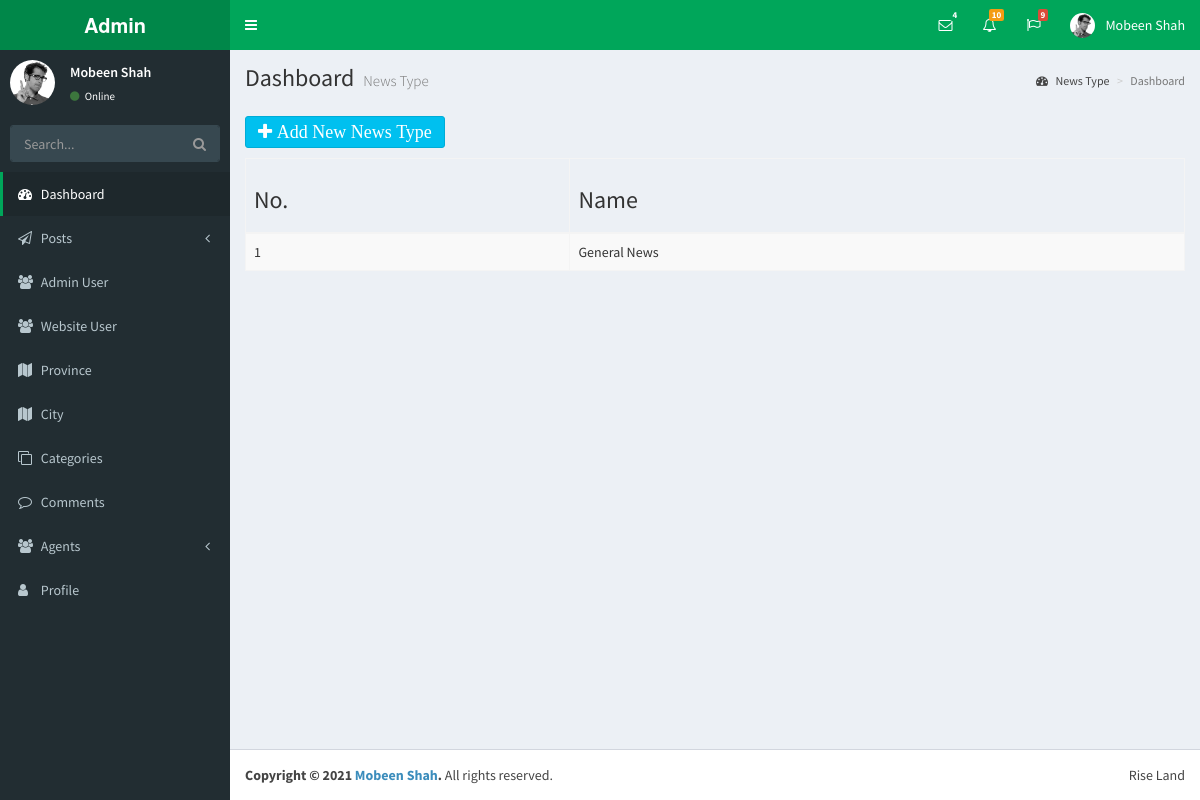
The page /Admin/news-type.php (signed in) on the database as committed earlier.
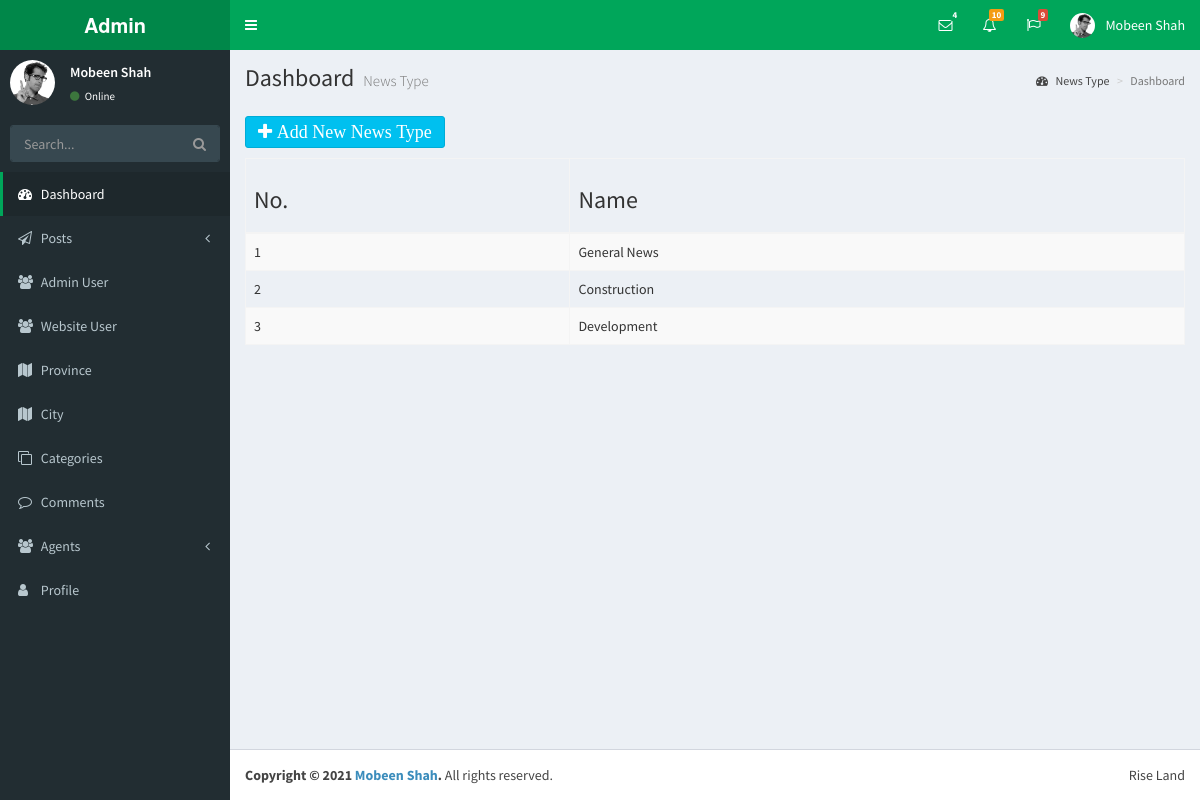
The same page on the database as committed later.
### tables this page shows
CREATE TABLE `news_type` (
  `news_type_id` int(20) NOT NULL,
  `news_type_name` varchar(255) NOT NULL
);

### Admin/news-type.php (the view, shortened to what this page needs)
<?php session_start();
  if(!isset($_SESSION["adminid"])){
    header ("Location: login.php");
  }else{
?>
  <?php include ('include/header.php'); ?>
  <?php include ('include/sidebar.php'); ?>
  <div class="content-wrapper">
    <section class="content-header">
      <h1>
        Dashboard
        <small>News Type</small>
      </h1>
      <ol class="breadcrumb">
        <li><a href="news-type.php"><i class="fa fa-dashboard"></i> News Type</a></li>
        <li class="active">Dashboard</li>
      </ol>
    </section>
    <section class="content container-fluid">
      <div class="row">
        <div class="col-md-12">
            <h4><a href="news-type-add.php" type="button" class="btn btn-info fa fa-plus"> Add New News Type</a></h4>
        </div>
      </div>
      <div class="row">
        <div class="col-md-12">
            <table class="table table-striped table-bordered table-responsive">
                <thead>
                <tr>
                    <th><h3>No.</h3></th>
                    <th><h3>Name</h3></th>
                  </tr>
                </thead>
                <tbody>
                  <?php
                      $type = 'SELECT * FROM `news_type`';
                      $result = mysqli_query($db, $type) or die (mysqli_error($db));
                      while ($row = mysqli_fetch_assoc($result)) {
                      echo '<tr>';
                      echo '<td>'. $row['news_type_id'].'</td>';
                      echo '<td>'. $row['news_type_name'].'</td>';
                      echo '</tr>';
                    }
                  ?>
                </tbody>
              </table>
        </div>
      </div>
    </section>
  </div>
  <?php include ('include/footer.php'); ?>
  <?php } ?>

### Admin/include/header.php (shortened to what this page needs)
<!DOCTYPE html>
<html>
<head>
  <link rel="stylesheet" href="bower_components/bootstrap/dist/css/bootstrap.min.css">
  <link rel="stylesheet" href="bower_components/font-awesome/css/font-awesome.min.css">
  <link rel="stylesheet" href="bower_components/Ionicons/css/ionicons.min.css">
  <link rel="stylesheet" href="dist/css/admin.min.css">
  <link rel="stylesheet" href="dist/css/skins/skin-green.min.css">
</head>
<body class="hold-transition skin-green sidebar-mini">
<div class="wrapper">
  <header class="main-header">
    <a href="index.php" class="logo">
      <span class="logo-lg"><b>Admin</b></span>
    </a>
    <nav class="navbar navbar-static-top" role="navigation">
      <a href="#" class="sidebar-toggle" data-toggle="push-menu" role="button">
      </a>
      <div class="navbar-custom-menu">
        <ul class="nav navbar-nav">
          <li class="dropdown messages-menu">
            <a href="#" class="dropdown-toggle" data-toggle="dropdown">
              <i class="fa fa-envelope-o"></i>
              <span class="label label-success">4</span>
            </a>
          </li>
          <li class="dropdown notifications-menu">
            <a href="#" class="dropdown-toggle" data-toggle="dropdown">
              <i class="fa fa-bell-o"></i>
              <span class="label label-warning">10</span>
            </a>
          </li>
          <li class="dropdown tasks-menu">
            <a href="#" class="dropdown-toggle" data-toggle="dropdown">
              <i class="fa fa-flag-o"></i>
              <span class="label label-danger">9</span>
            </a>
          </li>
          <li class="dropdown user user-menu">
            <a href="#" class="dropdown-toggle" data-toggle="dropdown">
              <img src="dist/img/user2-160x160.jpg" class="user-image" alt="User Image">
              <span class="hidden-xs">Mobeen Shah</span>
            </a>
              </li>
            </ul>
      </div>
    </nav>
  </header>

### Admin/include/sidebar.php (shortened to what this page needs)
<aside class="main-sidebar">
    <section class="sidebar">
      <div class="user-panel">
        <div class="pull-left image">
          <img src="dist/img/user2-160x160.jpg" class="img-circle" alt="User Image">
        </div>
        <div class="pull-left info">
          <p>Mobeen Shah</p>
          <a href="#"><i class="fa fa-circle text-success"></i> Online</a>
        </div>
      </div>
      <form action="#" method="get" class="sidebar-form">
        <div class="input-group">
          <input type="text" name="q" class="form-control" placeholder="Search...">
          <span class="input-group-btn">
              <button type="submit" name="search" id="search-btn" class="btn btn-flat"><i class="fa fa-search"></i>
              </button>
            </span>
        </div>
      </form>
      <ul class="sidebar-menu" data-widget="tree">
        <li class="active"><a href="#"><i class="fa fa-dashboard"></i> <span>Dashboard</span></a></li>
        <li class="treeview">
          <a href="#"><i class="fa fa-paper-plane-o"></i> <span>Posts</span>
            <span class="pull-right-container">
                <i class="fa fa-angle-left pull-right"></i>
              </span>
          </a>
        </li>
        <li><a href="admin-user.php"><i class="fa fa-users"></i> <span>Admin User</span></a></li>
        <li><a href="simple-user.php"><i class="fa fa-users"></i> <span>Website User</span></a></li>
        <li><a href="province.php"><i class="fa fa-map"></i> <span>Province</span></a></li>
        <li><a href="city.php"><i class="fa fa-map"></i> <span>City</span></a></li>
        <li><a href="#"><i class="fa fa-clone"></i> <span>Categories</span></a></li>
        <li><a href="#"><i class="fa fa-comment-o"></i> <span>Comments</span></a></li>
        <li class="treeview">
          <a href="#"><i class="fa fa-users"></i> <span>Agents</span>
            <span class="pull-right-container">
                <i class="fa fa-angle-left pull-right"></i>
              </span>
          </a>
        </li>
        <li><a href="#"><i class="fa fa-user"></i> <span>Profile</span></a></li>
      </ul>
    </section>
  </aside>

### Admin/include/footer.php (shortened to what this page needs)
<footer class="main-footer">
    <div class="pull-right hidden-xs">
      Rise Land
    </div>
    <strong>Copyright &copy; 2021 <a href="#">Mobeen Shah</a>.</strong> All rights reserved.
  </footer>
</div>
</body>
</html>

Rows that differ between the two databases and show on the page:
added news_type: news_type_id "2", news_type_name "Construction"
added news_type: news_type_id "3", news_type_name "Development"
